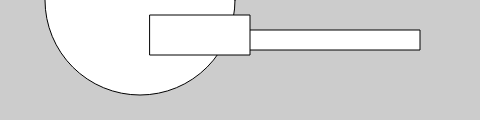
Frame 1 (no input)
Frame 60 (no input): identical to frame 1, image omitted
Frame 120 (the mouse pressed at the canvas centre since frame 60): identical to frame 1, image omitted

The p5.js sketch that drew this single still picture (run headless with seeded random() and noise() and a simulated clock; from frame 60 on, the mouse is pressed at the canvas centre):

// p5.js sketch
// ── sketch.js
function setup() {
  createCanvas(480,120);

}

function draw() {
  background(204);
    rect(160, 30, 260, 20);
    //The ellipse draws on top of the ellipse
    //because it comes after in the code
    ellipse(140, 0, 190, 190);
    //this rectangle will draw on the top because it comes after both
    rect(150, 15, 100, 40);


}
